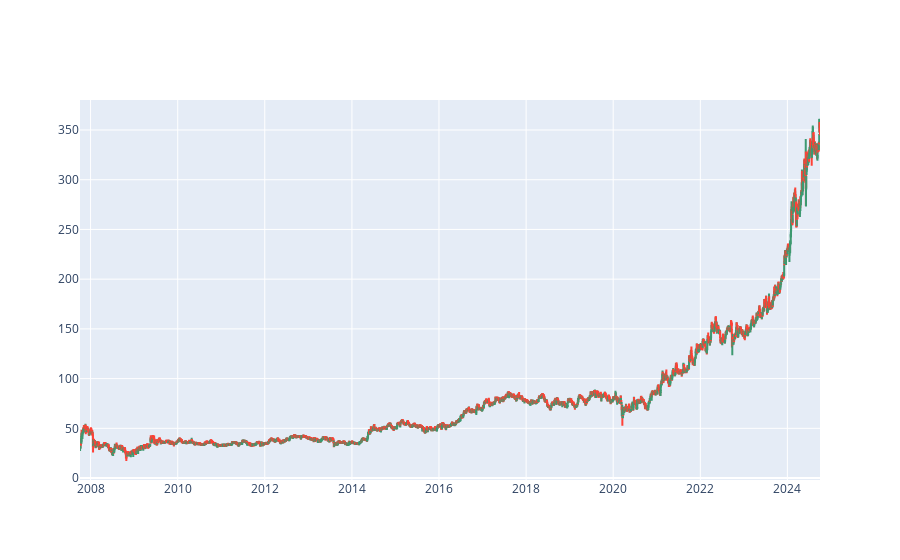

The notebook cell saved with this chart:
### Code cell
fig = go.Figure(data=[go.Candlestick(x=df.index,
                                     open=df['Open'], 
                                     high=df['High'], 
                                     low=df['Low'], 
                                     close=df['Close'])])
fig.update_layout(xaxis_rangeslider_visible=False)
fig.show()

### Figure 1 — Plotly figure (JSON) as saved in the notebook; plotly's stock layout.template omitted (floating-point values rounded to 4 significant figures; data arrays with more than 128 entries replaced by an {"elided": "..."} marker saying what was removed)
{"data": [{"close": {"elided": "4186 float values"}, "high": {"elided": "4186 float values"}, "low": {"elided": "4186 float values"}, "open": {"elided": "4186 float values"}, "type": "candlestick", "x": {"elided": "4186 str values"}}], "layout": {"xaxis": {"rangeslider": {"visible": false}}}}
